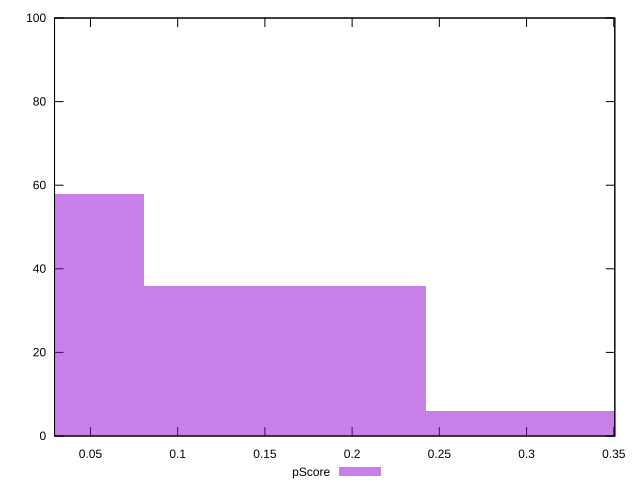

Here is the gnuplot script that generated this plot:
reset

$pScore <<EOF
0.16139651729299354 36
0 58
0.32279303458598707 6
EOF

set key outside below
set boxwidth 0.16139651729299354
set xrange [0.02941176470588236:0.35058823529411764]
set yrange [0:100]
set trange [0:100]
set style fill transparent solid 0.5 noborder
set terminal svg size 640, 490 enhanced background rgb 'white'
set output "reports/report_00027_2021-02-24T12-40-31.850Z/unused-javascript/samples/music/pScore/histogram.svg"

plot $pScore title "pScore" with boxes

reset
